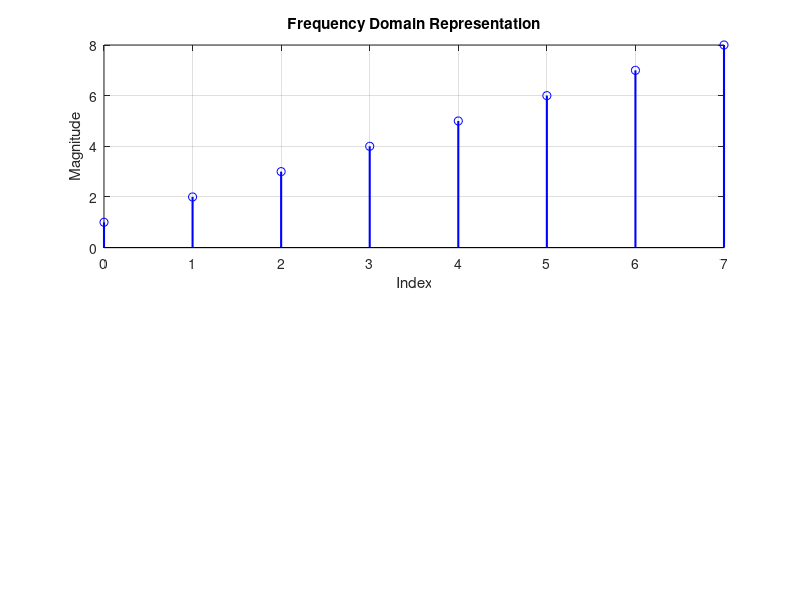

Recreate this plot in MATLAB. (Note: this script raises an error after producing the figure.)
% 8-point 1D IDFT implementation with graphs

% Parameters
N = 8; % FFT size
X = [1 2 3 4 5 6 7 8]; % Frequency domain representation

% Check if N is a power of 2
if log2(N) ~= round(log2(N))
    error('N must be a power of 2');
end

% Check if the input sequence length is equal to N
if length(X) ~= N
    error('Input sequence length must be equal to N');
end

% Display frequency domain representation
disp('Frequency Domain Representation:');
disp(X);

% Plot frequency domain representation
subplot(2, 1, 1);
stem(0:N-1, abs(X), 'b', 'LineWidth', 1.5);
title('Frequency Domain Representation');
xlabel('Index');
ylabel('Magnitude');
grid on;

% Generate twiddle factors
W = zeros(1, N);
for k = 1:N
    for n = 1:N
        W(k) = W(k) + X(n) * exp(1i*2*pi*(k-1)*(n-1)/N);
    end
    W(k) = W(k) / N;
end

% Display twiddle factors
disp('Twiddle Factors:');
disp(W);

% Display IDFT output sequence
disp('IDFT Output Sequence:');
disp(x);

% Plot IDFT output sequence
subplot(2, 1, 2);
stem(0:N-1, real(W), 'r', 'LineWidth', 1.5);
title('IDFT Output Sequence');
xlabel('Index');
ylabel('Amplitude');
grid on;